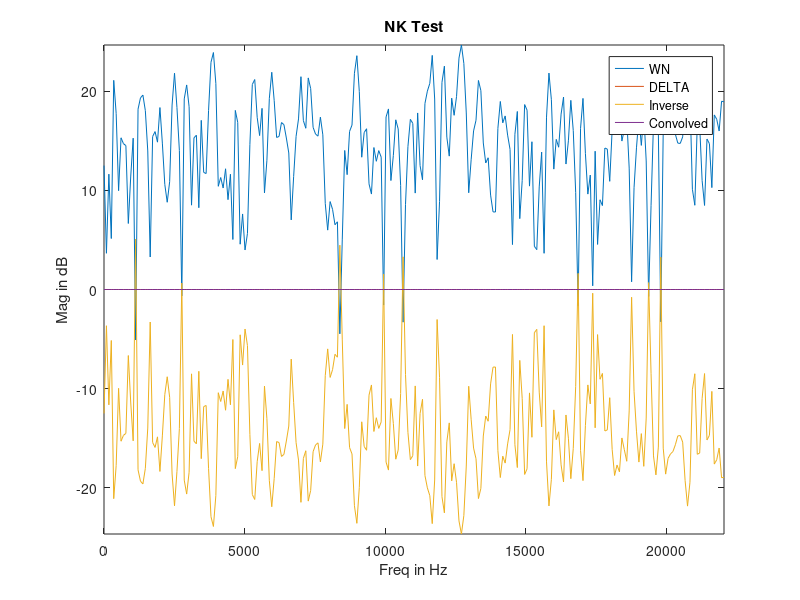

Recreate this plot in MATLAB.
#test the nelson/kirkeby algorithm w/o regularization using simple transfer functions #the function is returning imaginary values from FFT, not sure why.#using this script to test some things out#H_inv = (H_target * conj(H)') / (conj(H) * H' ); #we need two Hs for this test. I will use the FFT of a delta function and the #FFT of a windowed white noise clc; clear all; close all;plotOn = 1; #plot on/offFs = 44100; #define sampling rateNfft = 512; #FFT size wn = rand(Nfft, 1); #one column of random values (white noise)wn = (2 .* wn) - 1; #adjust range from -1 to 1, rather than 0 to 1 freqVec = linspace(0, Fs/2, Nfft/2); #freq vector for plotting (W)bm = blackman(Nfft); #create a blackman window, avoid spectral leakage in FFTwn = wn .* bm; #window the white noise WN = fft(wn, Nfft); #get the FFT of white noise WN_mag = abs(WN); #get the magnitude of WN if plotOn == 1   plot(freqVec, 20*log10(WN_mag(1:end/2))); #plot half of magnitude in dB  axis tight;  hold on;     title('NK Test')  ylabel('Mag in dB');  xlabel('Freq in Hz');endif# the frequency response of windowed white noise is stochastic (random)delta = zeros(Nfft, 1); #init memory for delta delta(2, 1) = 1; #place 1 at first index DELTA = fft(delta, Nfft); #get FFT of deltaDELTA_mag = abs(DELTA); #get magnitude if plotOn == 1  plot(freqVec, 20*log10(DELTA_mag(1:end/2))); #plot half of magnitude of DELTA in dBendif H_target = DELTA; #assign variableH = WN; #assign variable#perform NK without regularization H_inv = (H_target .* conj(H)) ./ (conj(H) .* H );H_inv_mag = abs(H_inv); #get magif plotOn == 1  plot(freqVec, 20*log10(H_inv_mag(1:end/2))); #plot half of magnitude of H_inv in dB  ylim("auto");endif # once you make the inverse filter, you need to convolve with original H_conv = H_inv .* H;H_conv_mag = abs(H_conv);if plotOn == 1  plot(freqVec, 20*log10(H_conv_mag(1:end/2))); #plot half of magnitude of H_inv in dB  legend("WN", "DELTA", "Inverse", "Convolved");endif # delta and convolved are equal, as we want.# this works, i just need to get the signal lengths right. # the problem was making filter min. phase